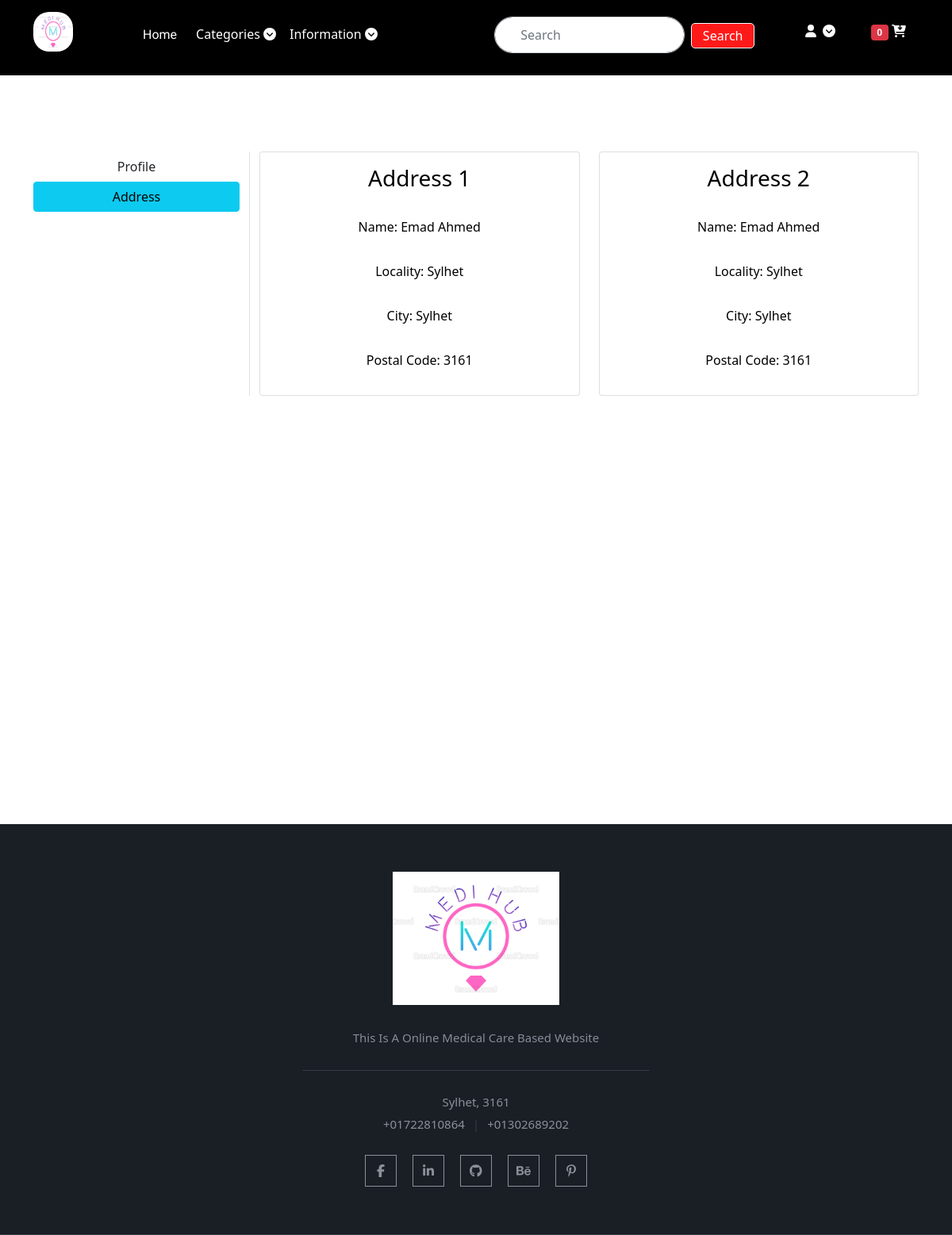
/address/ (signed in), run on an earlier commit of the app's database.
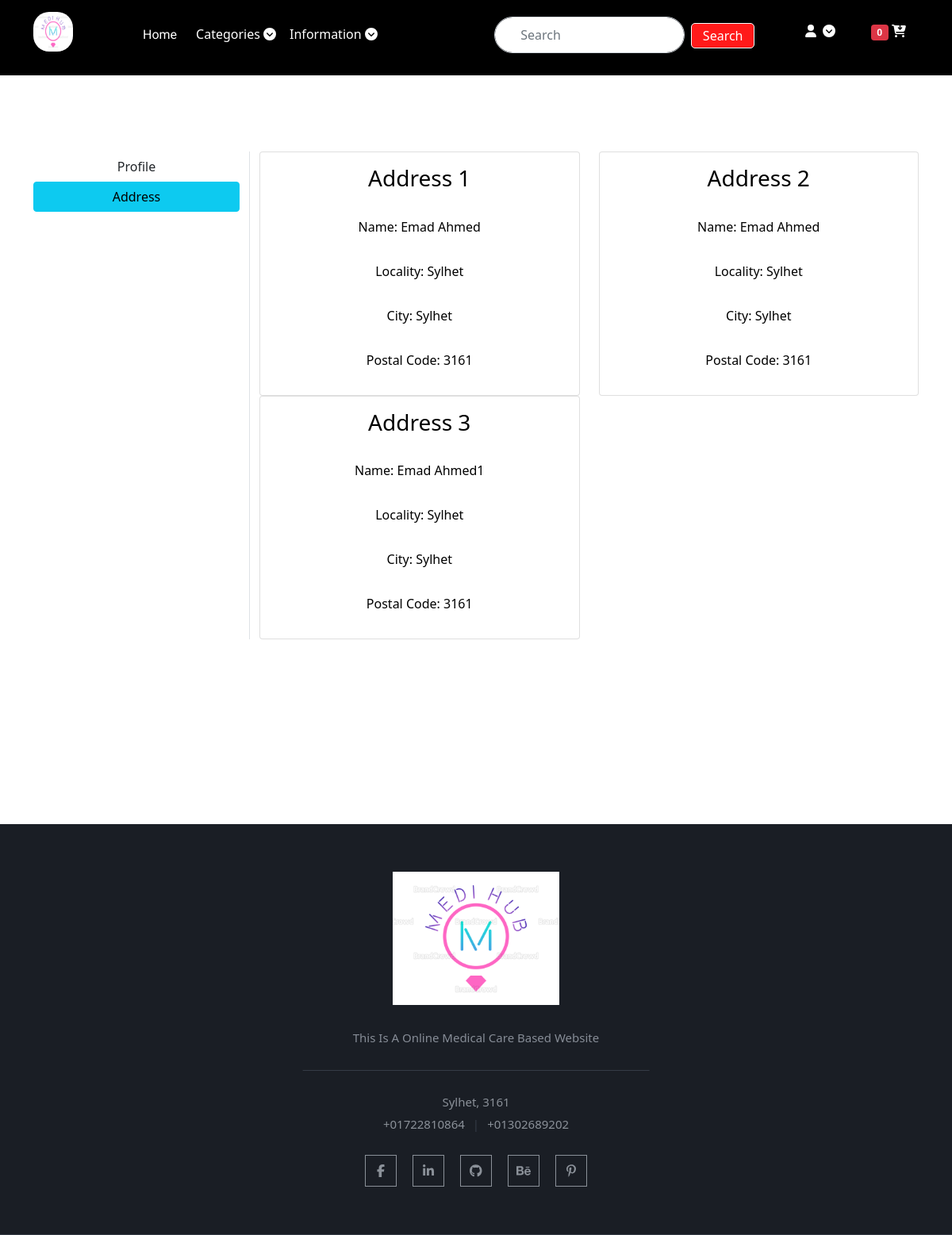
And on a later commit of the database.
### mediapp/models.py (models this page shows, shortened)
class Customer(models.Model):
    user = models.ForeignKey(User, on_delete=models.CASCADE)
    name = models.CharField(max_length=200)
    locality = models.CharField(max_length=200)
    city = models.CharField(
        max_length=50, choices=STATE_CHOICES)
    zipcode = models.IntegerField()

### mediapp/views.py (the view)
# urls.py: path('address/', views.address, name='address'),
@login_required
def address(request):
    add = Customer.objects.filter(user=request.user)
    if request.user.is_authenticated:
        cart = Cart.objects.filter(user=request.user)
        return render(request, 'app/address.html', {'add': add,  'active': 'btn-info', 'tcart': cart})
    else:
        return render(request, 'app/address.html', {'add': add,  'active': 'btn-info'})

### mediapp/templates/app/address.html (shortened to what this page needs)
{% extends 'app/base.html' %} <br />
{% load static %} <br />
{% block main-content %}
<div class="container my-5" style="height: 100vh">
  <div class="row my-5">
    <div class="col-lg-3 border-end">
      <ul class="list-unstyled">
        <li class="d-grid">
          <a href="{% url 'profile' %}" class="btn ">Profile</a>
        </li>
        <li class="d-grid">
          <a href="{% url 'address' %}" class="btn {{active}}">Address</a>
        </li>
      </ul>
    </div>
    <div class="col-lg-9">
        <div class="row">
        {% for ad in add %}
        <div class="col-lg-6">
        <div class="card">
          <div class="card-body text-center">
            <h3>Address</span> {{forloop.counter}}</h3>
            <p><span> Name:</span> {{ad.name}}</p>
            <p><span>Locality:</span> {{ad.locality}}</p>
            <p><span>City:</span> {{ad.city}}</p>
            <p><span>Postal Code:</span> {{ad.zipcode}}</p>
          </div>
        </div>
    </div>
        {% endfor %}
    </div>
      </div>
    </div>
  </div>
  {% endblock main-content %}

What changed in the data, as far as the page shows it:
added Customer: name "Emad Ahmed1", locality "Sylhet", city "Sylhet", zipcode "3161"
